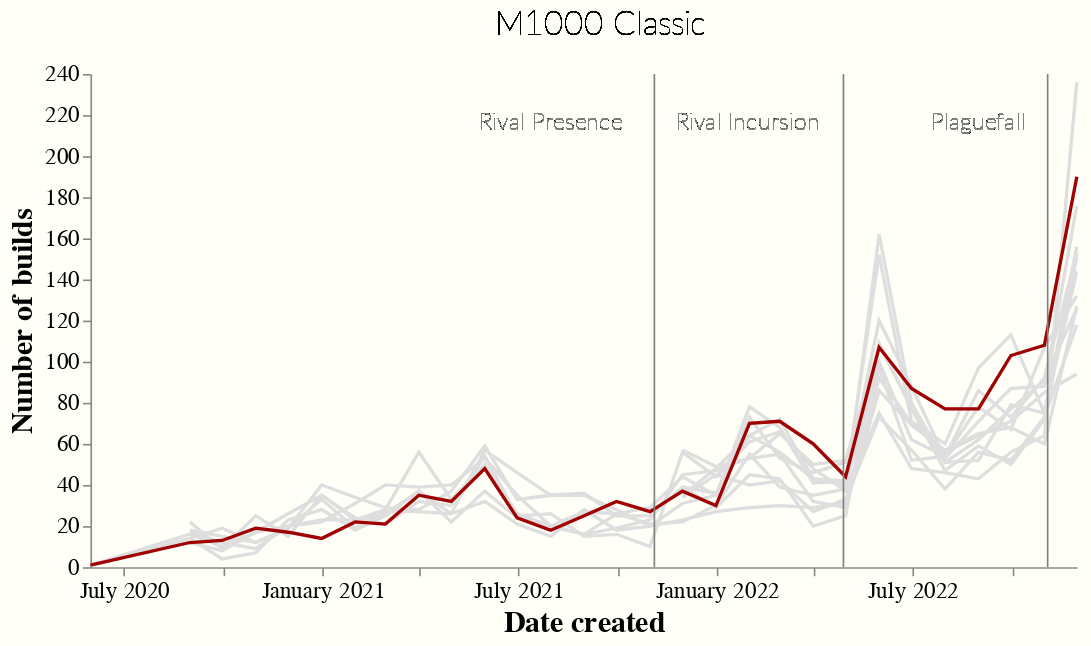

The cell this chart's notebook holds for it:
### Code cell
binder = alt.binding_select(
    options=list(primary_over_time.primary.unique()), name="Primary Weapon"
)
selector = alt.selection_single(
    fields=["primary"], bind=binder, init={"primary": "M1000 Classic"}
)
line = (
    # fmt: off
    alt.Chart(primary_over_time)
    .mark_line(color="#a00000")
    .encode(
        x=alt.X("updated_at", title="Date created", axis=alt.Axis(format="%B %Y")),
        y=alt.Y("counts", title="Number of builds"),
        color=alt.value("#dedede"),
        #color=alt.condition(selector, alt.Color("primary:N", legend=None, scale={"range": ["#a00000"]}), alt.value("#dedede")),
        tooltip="primary",
        detail="primary",
    )
    .add_selection(selector)
    # fmt: on
)

# This chart does the actual highlighting
line_highlight = (
    # fmt: off
    alt.Chart(primary_over_time)
    .mark_line(color="#a00000")
    .encode(
        x=alt.X("updated_at", title="Date created", axis=alt.Axis(format="%B %Y")),
        y=alt.Y("counts", title="Number of builds"),
        color=alt.condition(selector, alt.Color("primary:N", legend=None, scale={"range": ["#a00000"]}), alt.value("#dedede")),
        tooltip="primary",
        detail="primary",
    )
    .transform_filter(selector)
    # fmt: on
)

rules = (
    alt.Chart(
        pd.DataFrame(
            {
                "Date": ["2021-11-04", "2022-04-28", "2022-11-03"],
                "color": ["#808080"] * 3,
            }
        )
    )
    .mark_rule()
    .encode(x="Date:T", color=alt.Color("color:N", scale=None))
)

annotation1 = (
    alt.Chart()
    .mark_text(fontWeight=100, fontSize=14, opacity=0.5, color="#808080")
    .encode(x=alt.value(280), y=alt.value(30), text=alt.value("Rival Presence"))
)

annotation2 = (
    alt.Chart()
    .mark_text(fontWeight=100, fontSize=14, opacity=0.5, color="#808080")
    .encode(x=alt.value(400), y=alt.value(30), text=alt.value("Rival Incursion"))
)

annotation3 = (
    alt.Chart()
    .mark_text(fontWeight=100, fontSize=14, opacity=0.5, color="#808080")
    .encode(x=alt.value(540), y=alt.value(30), text=alt.value("Plaguefall"))
)

title = alt.Chart().mark_text(dy=-180, dx=10, size=20).encode(
    text='primary:N'
).transform_filter(
    selector
)

chart = (
    (line + line_highlight + rules + annotation1 + annotation2 + annotation3 + title)
    .properties(height=300, width=600)
    .configure(background="#fffff8")
    .configure_axis(labelFontSize=14, titleFontSize=18, grid=False)
    .configure_view(stroke=None)
    .configure_text(font="Lato", fontWeight=200)
)

chart.save("primary.html")
chart

### Figure 1 — Vega-Lite specification as saved in the notebook (floating-point values rounded to 4 significant figures; data arrays with more than 128 entries replaced by an {"elided": "..."} marker saying what was removed)
{"config": {"title": {"font": "Vollkorn"}, "axis": {"labelFont": "Vollkorn", "titleFont": "Vollkorn", "grid": false, "labelFontSize": 14, "titleFontSize": 18}, "mark": {"font": "Vollkorn"}, "background": "#fffff8", "text": {"font": "Lato", "fontWeight": 200}, "view": {"stroke": null}}, "layer": [{"mark": {"type": "line", "color": "#a00000"}, "encoding": {"color": {"value": "#dedede"}, "detail": {"field": "primary", "type": "nominal"}, "tooltip": {"field": "primary", "type": "nominal"}, "x": {"axis": {"format": "%B %Y"}, "field": "updated_at", "title": "Date created", "type": "temporal"}, "y": {"field": "counts", "title": "Number of builds", "type": "quantitative"}}, "selection": {"selector001": {"type": "single", "fields": ["primary"], "bind": {"input": "select", "options": ["\"Thunderhead\" Heavy Autocannon", "\"Warthog\" Auto 210", "Cryo Cannon", "M1000 Classic", "CRSPR Flamethrower", "\"Lead Storm\" Powered Minigun", "Deepcore GK2", "\"Stubby\" Voltaic SMG", "DRAK-25 Plasma Carbine", "Corrosive Sludge Pump", "LOK-1 Smart Rifle", "\"Hurricane\" Guided Rocket System"], "name": "Primary Weapon"}, "init": {"primary": "M1000 Classic"}}}}, {"mark": {"type": "line", "color": "#a00000"}, "encoding": {"color": {"condition": {"field": "primary", "legend": null, "scale": {"range": ["#a00000"]}, "type": "nominal", "selection": "selector001"}, "value": "#dedede"}, "detail": {"field": "primary", "type": "nominal"}, "tooltip": {"field": "primary", "type": "nominal"}, "x": {"axis": {"format": "%B %Y"}, "field": "updated_at", "title": "Date created", "type": "temporal"}, "y": {"field": "counts", "title": "Number of builds", "type": "quantitative"}}, "transform": [{"filter": {"selection": "selector001"}}]}, {"data": {"name": "data-b6b3973cd256f17c4ce90eb6ac06503b"}, "mark": "rule", "encoding": {"color": {"field": "color", "scale": null, "type": "nominal"}, "x": {"field": "Date", "type": "temporal"}}}, {"mark": {"type": "text", "color": "#808080", "fontSize": 14, "fontWeight": 100, "opacity": 0.5}, "encoding": {"text": {"value": "Rival Presence"}, "x": {"value": 280}, "y": {"value": 30}}}, {"mark": {"type": "text", "color": "#808080", "fontSize": 14, "fontWeight": 100, "opacity": 0.5}, "encoding": {"text": {"value": "Rival Incursion"}, "x": {"value": 400}, "y": {"value": 30}}}, {"mark": {"type": "text", "color": "#808080", "fontSize": 14, "fontWeight": 100, "opacity": 0.5}, "encoding": {"text": {"value": "Plaguefall"}, "x": {"value": 540}, "y": {"value": 30}}}, {"mark": {"type": "text", "dx": 10, "dy": -180, "size": 20}, "encoding": {"text": {"field": "primary", "type": "nominal"}}, "transform": [{"filter": {"selection": "selector001"}}]}], "data": {"name": "data-a90859acacc12d1731400a0c3e80675f"}, "height": 300, "width": 600, "$schema": "https://vega.github.io/schema/vega-lite/v4.17.0.json", "datasets": {"data-a90859acacc12d1731400a0c3e80675f": {"elided": "280 records"}, "data-b6b3973cd256f17c4ce90eb6ac06503b": [{"Date": "2021-11-04", "color": "#808080"}, {"Date": "2022-04-28", "color": "#808080"}, {"Date": "2022-11-03", "color": "#808080"}]}}
